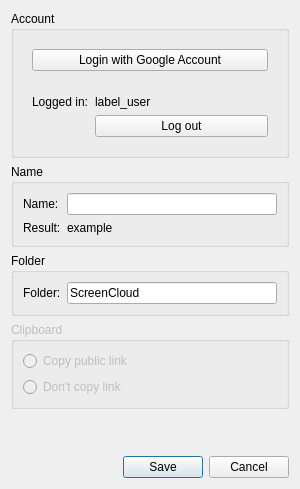
<?xml version="1.0" encoding="UTF-8"?>
<ui version="4.0">
 <class>GoogleDrive</class>
 <widget class="QDialog" name="GoogleDrive">
  <property name="geometry">
   <rect>
    <x>0</x>
    <y>0</y>
    <width>300</width>
    <height>489</height>
   </rect>
  </property>
  <property name="windowTitle">
   <string>Google Drive - Settings</string>
  </property>
  <layout class="QVBoxLayout" name="verticalLayout_2">
   <item>
    <widget class="QGroupBox" name="group_account">
     <property name="title">
      <string>Account</string>
     </property>
     <layout class="QVBoxLayout" name="verticalLayout_5">
      <item>
       <widget class="QWidget" name="widget_authorize" native="true">
        <layout class="QVBoxLayout" name="layout_login">
         <item>
          <widget class="QPushButton" name="button_authenticate">
           <property name="text">
            <string>Login with Google Account</string>
           </property>
          </widget>
         </item>
        </layout>
       </widget>
      </item>
      <item>
       <widget class="QWidget" name="widget_loggedIn" native="true">
        <layout class="QFormLayout" name="layout_account">
         <item row="0" column="0">
          <widget class="QLabel" name="label_loggedIn">
           <property name="text">
            <string>Logged in:</string>
           </property>
          </widget>
         </item>
         <item row="0" column="1">
          <widget class="QLabel" name="label_user">
           <property name="text">
            <string>label_user</string>
           </property>
          </widget>
         </item>
         <item row="1" column="1">
          <widget class="QPushButton" name="button_logout">
           <property name="text">
            <string>Log out</string>
           </property>
          </widget>
         </item>
        </layout>
       </widget>
      </item>
     </layout>
    </widget>
   </item>
   <item>
    <widget class="QGroupBox" name="group_name">
     <property name="title">
      <string>Name</string>
     </property>
     <layout class="QFormLayout" name="formLayout_2">
      <item row="0" column="0">
       <widget class="QLabel" name="label_format">
        <property name="text">
         <string>Name:</string>
        </property>
       </widget>
      </item>
      <item row="0" column="1">
       <widget class="QLineEdit" name="input_nameFormat"/>
      </item>
      <item row="1" column="0">
       <widget class="QLabel" name="label_resultLabel">
        <property name="text">
         <string>Result:</string>
        </property>
       </widget>
      </item>
      <item row="1" column="1">
       <widget class="QLabel" name="label_example">
        <property name="text">
         <string>example</string>
        </property>
       </widget>
      </item>
     </layout>
    </widget>
   </item>
   <item>
    <widget class="QGroupBox" name="group_folder">
     <property name="title">
      <string>Folder</string>
     </property>
     <layout class="QFormLayout" name="formLayout_3">
      <item row="0" column="0">
       <widget class="QLabel" name="label_folder">
        <property name="text">
         <string>Folder:</string>
        </property>
       </widget>
      </item>
      <item row="0" column="1">
       <widget class="QLineEdit" name="input_folderName">
        <property name="text">
         <string>ScreenCloud</string>
        </property>
       </widget>
      </item>
     </layout>
    </widget>
   </item>
   <item>
    <widget class="QGroupBox" name="group_clipboard">
     <property name="enabled">
      <bool>false</bool>
     </property>
     <property name="title">
      <string>Clipboard</string>
     </property>
     <layout class="QVBoxLayout" name="verticalLayout_3">
      <item>
       <widget class="QRadioButton" name="radio_publiclink">
        <property name="text">
         <string>Copy public link</string>
        </property>
       </widget>
      </item>
      <item>
       <widget class="QRadioButton" name="radio_dontcopy">
        <property name="text">
         <string>Don't copy link</string>
        </property>
       </widget>
      </item>
     </layout>
    </widget>
   </item>
   <item>
    <spacer name="verticalSpacer">
     <property name="orientation">
      <enum>Qt::Vertical</enum>
     </property>
     <property name="sizeHint" stdset="0">
      <size>
       <width>20</width>
       <height>40</height>
      </size>
     </property>
    </spacer>
   </item>
   <item>
    <widget class="QDialogButtonBox" name="buttonBox">
     <property name="orientation">
      <enum>Qt::Horizontal</enum>
     </property>
     <property name="standardButtons">
      <set>QDialogButtonBox::Cancel|QDialogButtonBox::Save</set>
     </property>
    </widget>
   </item>
  </layout>
 </widget>
 <tabstops>
  <tabstop>button_authenticate</tabstop>
  <tabstop>button_logout</tabstop>
  <tabstop>input_nameFormat</tabstop>
  <tabstop>radio_publiclink</tabstop>
  <tabstop>radio_dontcopy</tabstop>
  <tabstop>buttonBox</tabstop>
 </tabstops>
 <resources/>
 <connections>
  <connection>
   <sender>buttonBox</sender>
   <signal>accepted()</signal>
   <receiver>GoogleDrive</receiver>
   <slot>accept()</slot>
   <hints>
    <hint type="sourcelabel">
     <x>239</x>
     <y>356</y>
    </hint>
    <hint type="destinationlabel">
     <x>157</x>
     <y>274</y>
    </hint>
   </hints>
  </connection>
  <connection>
   <sender>buttonBox</sender>
   <signal>rejected()</signal>
   <receiver>GoogleDrive</receiver>
   <slot>reject()</slot>
   <hints>
    <hint type="sourcelabel">
     <x>239</x>
     <y>356</y>
    </hint>
    <hint type="destinationlabel">
     <x>258</x>
     <y>274</y>
    </hint>
   </hints>
  </connection>
 </connections>
</ui>
